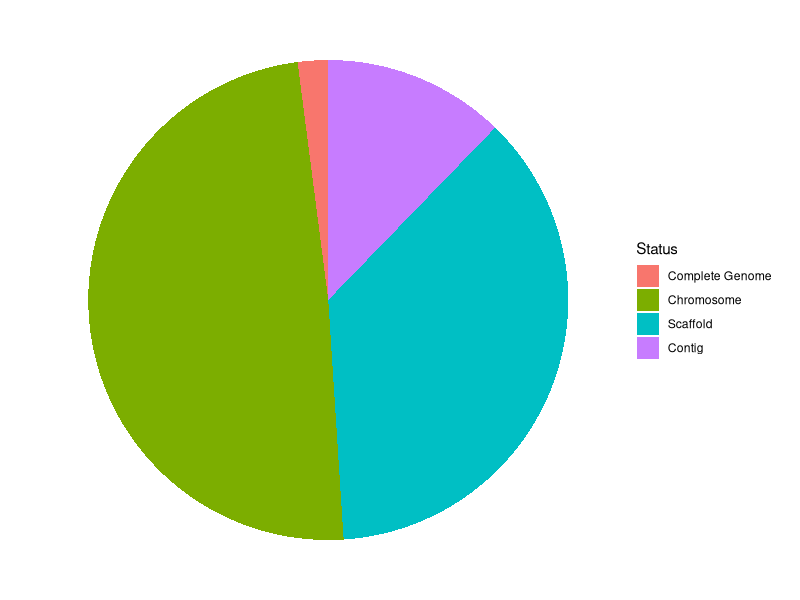
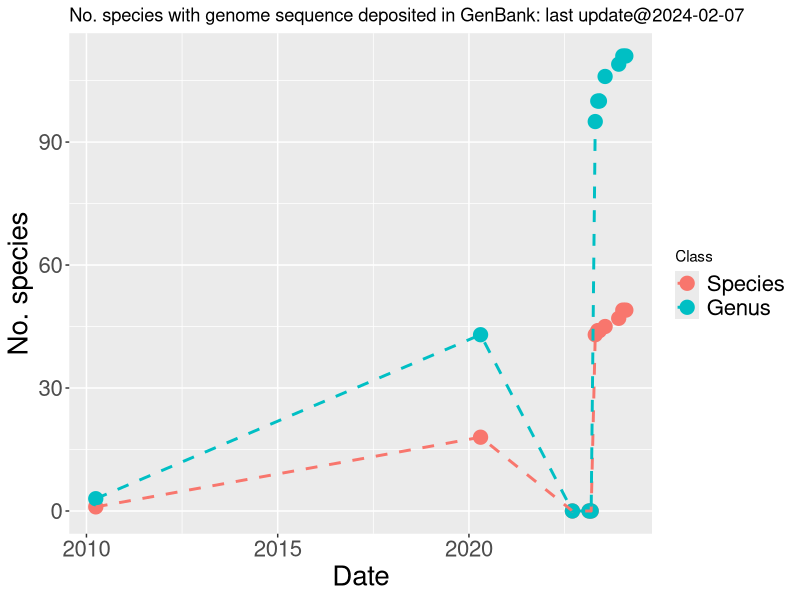
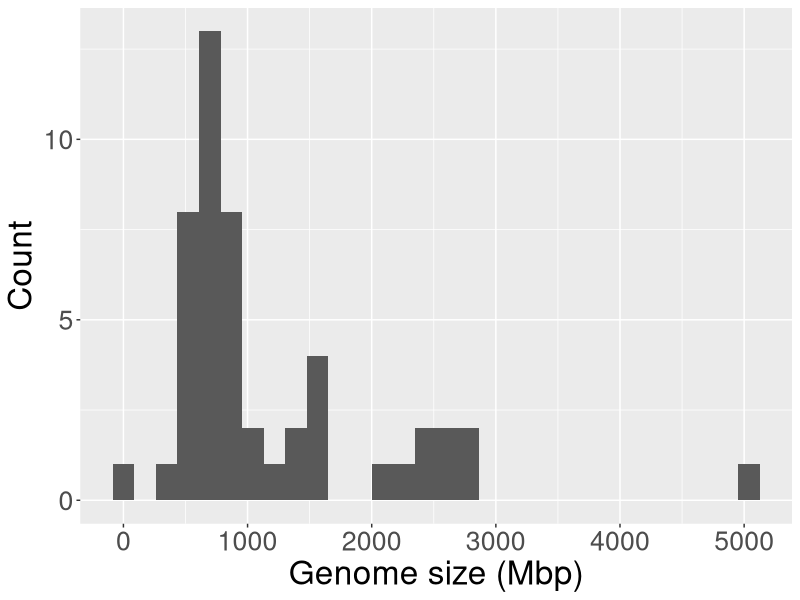
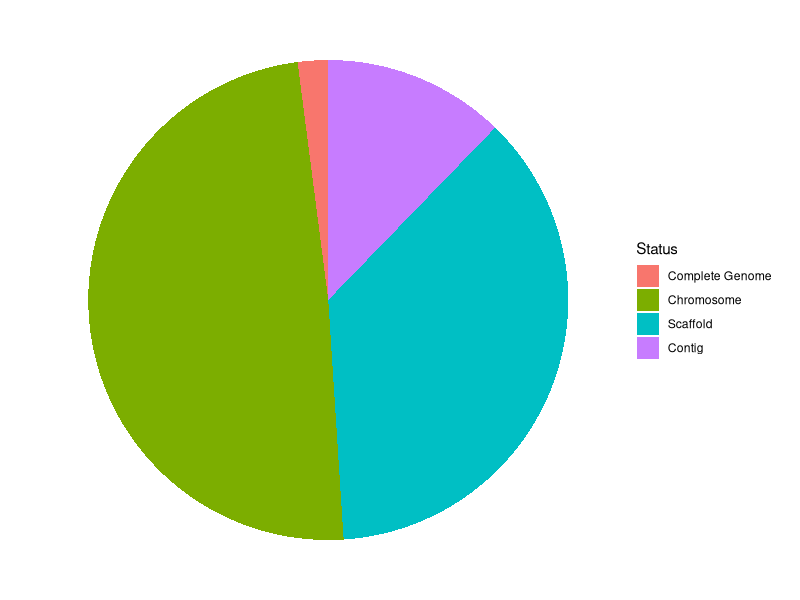

Source code (R) for these figures, in order:
#plot.no_genome_deposited.R


library(tidyverse)
library(ggplot2)
library(lubridate)

last_day <- "2024-02-07"

list20220915 <- read_csv("aquatic_organism_genome_size_2022_0915.csv")
list20230221 <- read_csv("aquatic_organism_genome_size_2023_0221.csv")
list20230313 <- read_csv("aquatic_organism_genome_size_2023_0313.csv")
list20230329 <- read_csv("aquatic_organism_genome_size_2023_0329.csv")
list20230421 <- read_csv("aquatic_organism_genome_size_2023_0421.csv")
list20230515 <- read_csv("aquatic_organism_genome_size_2023_0515.csv")
list20230531 <- read_csv("aquatic_organism_genome_size_2023_0531.csv")
list20230724 <- read_csv("aquatic_organism_genome_size_2023_0724.csv")
list20231201 <- read_csv("aquatic_organism_genome_size_2023_1201.csv")
list20240109 <- read_csv("aquatic_organism_genome_size_2024_0109.csv")
list20240207 <- read_csv("aquatic_organism_genome_size_2024_0207.csv")

last_list <- list20240207


No_sp_genome_20100331 <- 1
No_sp_genome_20200421 <- 18
No_sp_genome_20220915 <- sum(!is.na(list20220915$Genome_size_of_the_species_Mbp)) 
No_sp_genome_20230221 <- sum(!is.na(list20230221$Genome_size_of_the_species_Mbp)) 
No_sp_genome_20230313 <- sum(!is.na(list20230313$Genome_size_of_the_species_Mbp)) 
No_sp_genome_20230329 <- sum(!is.na(list20230329$Genome_size_of_the_species_Mbp)) 
No_sp_genome_20230421 <- sum(!is.na(list20230421$Genome_size_of_the_species_Mbp)) 
No_sp_genome_20230515 <- sum(!is.na(list20230515$Genome_size_of_the_species_Mbp)) 
No_sp_genome_20230531 <- sum(!is.na(list20230531$Genome_size_of_the_species_Mbp)) 
No_sp_genome_20230724 <- sum(!is.na(list20230724$Genome_size_of_the_species_Mbp)) 
No_sp_genome_20231201 <- sum(!is.na(list20231201$Genome_size_of_the_species_Mbp)) 
No_sp_genome_20240109 <- sum(!is.na(list20240109$Genome_size_of_the_species_Mbp)) 
No_sp_genome_20240207 <- sum(!is.na(list20240207$Genome_size_of_the_species_Mbp)) 


No_sp_genus_20100331 <- 3
No_sp_genus_20200421 <- 43
No_genus_genome_20220915 <- sum(!is.na(list20220915$Average_genome_size_of_the_genus_Mbp)) 
No_genus_genome_20230221 <- sum(!is.na(list20230221$Average_genome_size_of_the_genus_Mbp)) 
No_genus_genome_20230313 <- sum(!is.na(list20230313$Average_genome_size_of_the_genus_Mbp)) 
No_genus_genome_20230329 <- sum(!is.na(list20230329$Average_genome_size_of_the_genus_Mbp)) 
No_genus_genome_20230421 <- sum(!is.na(list20230421$Average_genome_size_of_the_genus_Mbp)) 
No_genus_genome_20230515 <- sum(!is.na(list20230515$Average_genome_size_of_the_genus_Mbp)) 
No_genus_genome_20230531 <- sum(!is.na(list20230531$Average_genome_size_of_the_genus_Mbp)) 
No_genus_genome_20230724 <- sum(!is.na(list20230724$Average_genome_size_of_the_genus_Mbp)) 
No_genus_genome_20231201 <- sum(!is.na(list20231201$Average_genome_size_of_the_genus_Mbp)) 
No_genus_genome_20240109 <- sum(!is.na(list20240109$Average_genome_size_of_the_genus_Mbp)) 
No_genus_genome_20240207 <- sum(!is.na(list20240207$Average_genome_size_of_the_genus_Mbp)) 


genome_chronology <- tibble(
  date = c(ymd("2010-03-31"),ymd("2020-04-21"),ymd("2022-09-15"), 
           ymd("2023-02-21"),ymd("2023-03-13"),ymd("2023-04-21"),
           ymd("2023-05-15"),ymd("2023-05-31"),ymd("2023-07-24"),
           ymd("2023-12-01"),ymd("2024-01-09"),ymd("2024-02-07")), 
  Species = c(No_sp_genome_20100331, No_sp_genome_20200421, No_sp_genome_20220915,
              No_sp_genome_20230221,No_sp_genome_20230313, No_sp_genome_20230421,
              No_sp_genome_20230515,No_sp_genome_20230531,No_sp_genome_20230724,
              No_sp_genome_20231201,No_sp_genome_20240109,No_sp_genome_20240207),
  Genus = c(No_sp_genus_20100331,No_sp_genus_20200421,No_genus_genome_20220915,
            No_genus_genome_20230221,No_genus_genome_20230313,No_genus_genome_20230421,
            No_genus_genome_20230515,No_genus_genome_20230531,No_genus_genome_20230724,
            No_genus_genome_20231201,No_genus_genome_20240109,No_genus_genome_20240207)
            )

Taxonomic_class_lab <- c("Species","Genus")

genome_chronology <- genome_chronology %>% 
  tidyr::gather(Levels, Value, -date) %>% mutate(Class = factor(Levels, levels=Taxonomic_class_lab))

current_day <-  Sys.Date()
title_lab <- paste0("No. species with genome sequence deposited in GenBank: last update@",last_day)
plot_sp_level <- ggplot(data = genome_chronology, aes(x=date, y = Value, color=Class, group=Class)) + 
  geom_point(size=4.5) + 
  geom_line(linetype = "dashed", linewidth = 1) +
  labs(x = "Date", y="No. species", title=title_lab)+
  theme(legend.text = element_text(size = 16),
        axis.text.x = element_text(size = 16),
        axis.text.y = element_text(size = 16),
        axis.title.x = element_text(size = 20),
        axis.title.y = element_text(size = 20))

png("No_sp_genome_deposited.png", width = 600, height = 400)
plot_sp_level
dev.off()


# No. species/genus with genome assembly
no_target_species <- length(last_list$Scientific_name)
no_species_assembly <- sum(last_list$Genome_size_of_the_species_Mbp > 0,na.rm=TRUE)
no_genus_assembly <- sum(last_list$No_species_with_assembly_within_the_genus > 0)
cat("No. species with genome assembly")
print(no_species_assembly)
cat("Percentage of no. species with genome assembly")
print(no_species_assembly/no_target_species)

cat("No. genus with genome assembly")
print(no_genus_assembly)
cat("Percentage of no. genus with genome assembly")
print(no_genus_assembly/no_target_species)


last_list_with_assembly <- last_list %>% filter(Genome_size_of_the_species_Mbp > 0)
gg_assembly_len_dist <- ggplot(last_list_with_assembly,
                               aes(x= Genome_size_of_the_species_Mbp)) +
  geom_histogram() +
  labs(x = "Genome size (Mbp)", y = "Count") +
  theme(text = element_text(size = 24))


png("genome_size_dist.png", width = 600, height = 400)
plot(gg_assembly_len_dist)
dev.off()


genome_status = unlist(tapply(last_list,last_list$Representative_assembly_status,count))
genome_status_tidy = data.frame(Status= names(genome_status), count=genome_status) %>%
  as.tibble()
genome_status_tidy$Status = factor(genome_status_tidy$Status, levels=c("Complete Genome",
                                                                     "Chromosome",
                                                                     "Scaffold",
                                                                     "Contig"))

genome_status_pi_plot = ggplot(genome_status_tidy, aes(x = "", y = count, fill = Status)) + 
  geom_bar(stat = "identity") +
  coord_polar(theta = "y") + 
  theme_void()

plot(genome_status_pi_plot)
ggsave("genome_status_pi_plot.png",
        height=5, width=5)
